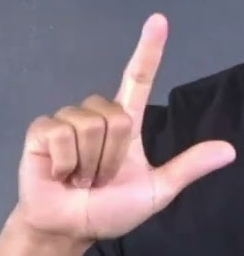
#> input picture training/test_sample.png, 244 x 256 px
$ python -i preprocessing_test.py   (imports and definitions only)
#> lines starting #> are read from the running program, lines starting #| are printed output that depends on the picture
import os
import cv2
import pandas as pd
import matplotlib.pyplot as plt

# Define dataset base path
DATASET_BASE_PATH = "../dataset"

# Load low-confidence images CSV
csv_file = "low_confidence_images.csv"
df = pd.read_csv(csv_file)
#> (reads training/low_confidence_images.csv from the repository)


# Ensure the dataset path is correctly referenced
def get_correct_path(csv_filename):
    """Convert relative path from CSV to absolute dataset path"""
    if not os.path.exists(csv_filename):  # If path doesn't exist, fix it
        corrected_path = os.path.join(DATASET_BASE_PATH,
                                      *csv_filename.split("/")[-3:])
        if os.path.exists(corrected_path):
            return corrected_path
    return csv_filename  # Return original if it already exists


# Apply path correction to the DataFrame
df["Corrected_Filename"] = df["Filename"].apply(get_correct_path)

# Sample images for visualization
# Random 10 low-confidence images
sample_images = df.sample(n=10, random_state=42)


def preprocess_image(image_path):
    """Apply preprocessing steps to improve contrast and clarity"""
#> called with image_path = 'test_sample.png'
    image = cv2.imread(image_path)
#> image is the input picture: shape (256, 244, 3); mean B, G, R 127, 119, 136.5
    if image is None:
        return None

    # Convert to grayscale
    gray = cv2.cvtColor(image, cv2.COLOR_BGR2GRAY)
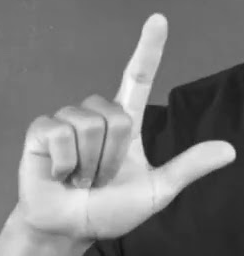
#> gray: shape (256, 244); min 17, max 250, mean 125.1

    # Apply CLAHE (Adaptive Histogram Equalization)
    clahe = cv2.createCLAHE(clipLimit=4.0, tileGridSize=(8, 8))
    enhanced_gray = clahe.apply(gray)
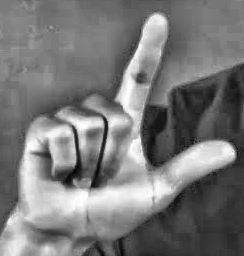
#> enhanced_gray: shape (256, 244); min 6, max 255, mean 120.4

    # Apply Gaussian Blur
    blurred = cv2.GaussianBlur(enhanced_gray, (5, 5), 0)

    # Convert back to RGB for visualization
    processed_image = cv2.cvtColor(blurred, cv2.COLOR_GRAY2RGB)

    return processed_image


# Visualize original and processed images
fig, axes = plt.subplots(nrows=10, ncols=2, figsize=(10, 25))

# [30 lines not run here, left out]

>>> result = preprocess_image('test_sample.png')
